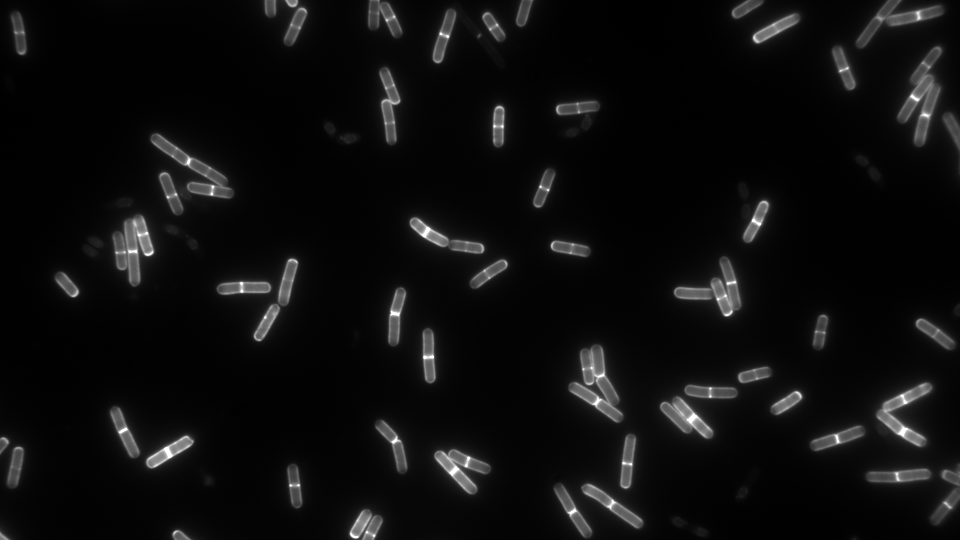
%> input picture testData_Bsubtilis168_HADA_cylinders.tif, 960 x 540 px
$ octave opendata_cylinder_walls.m   (GNU Octave 9; MATLAB toolbox functions it lacks are replaced by stand-ins)
%> lines starting %> are read from the running program, lines starting %| are printed output that depends on the picture; in (x1, y1, x2, y2) boxes, pixels count from 0 and x2, y2 are one past the last pixel; in counts of white or black regions, pixels touching at a corner belong together; the program's own positions count from 1
### fitCylWallParams.m
function beta = fitCylWallParams(X, listI, b0)

maxVar        = 16; % Prevent PSF width getting stuck at high values.
flagFixedBlur = 0;  % Or set to 1 to disallow PSF width from varying.
flagGraph     = 2;  % Which fit graph to plot.

radX   = 0.5;       % X-centre parameter adjustments to consider
radY   = 0.5;
radR   = 0.2*b0(3); % S.L.R. of ellipse
radVar = 0.30*b0(4);
radHt  = 0.1*b0(5);
% radEl  = 0.1;       % ellipticity, meaning shape factor - 1, (c/a - 1)
radPsi = 0.20;      % azimuthal orientation, radians

% b0(5) = max(listI); %
% b0(6) = 0.20        % Force initial ellipticity to promote angle finding
% b0(7) = 0.850;

numberIts = 30;
shift     = 0.95;     % The range 0.9 to 0.95 seems reasonable
shiftCoarse = 0.975;
listParams= zeros(numberIts*2,6);


for lpIts = 1:numberIts
    I     = image_cylWall_Monte(b0, X);
    sumSq = sum((I - listI).^2);       % Quantifies misfit at initial guess

    % Check for sphere radius improvement
    IradHi = image_cylWall_Monte(b0 + [0,0,radR,0,0,0], X);
    IradLo = image_cylWall_Monte(b0 - [0,0,radR,0,0,0], X);
    ssRadH = sum((IradHi - listI).^2);
    ssRadL = sum((IradLo - listI).^2);
    if(ssRadH < sumSq && ssRadH < ssRadL)
        b0(3) = b0(3) + radR/2;
    elseif(ssRadL < sumSq && ssRadL < ssRadH)
        b0(3) = b0(3) - radR/2;
    end
    radR = shift*radR;

    % Check for blur radius (point spread function) improvement
    if(flagFixedBlur ==0) % Skip this is a fixed blur width is being used.
    I     = image_cylWall_Monte(b0, X);
    sumSq = sum((I - listI).^2);
    IvarHi = image_cylWall_Monte(b0 + [0,0,0,radVar,0,0], X);
    IvarLo = image_cylWall_Monte(b0 - [0,0,0,radVar,0,0], X);
    ssVarH = sum((IvarHi - listI).^2);
    ssVarL = sum((IvarLo - listI).^2);
    if(ssVarH < sumSq && ssVarH < ssVarL)
       b0(4) = b0(4) + radVar*0.75;
    elseif(ssVarL < sumSq && ssVarL < ssVarH)
       b0(4) = abs( b0(4) - radVar*0.75 ); % Don't allow -ve (but would be ok)
    end
    radVar = shift*radVar;
    b0(4) = min([b0(4), maxVar]);
    end

    % Check for brightness (signal height) improvement
    I     = image_cylWall_Monte(b0, X);
    sumSq = sum((I - listI).^2);
    IhtHi = image_cylWall_Monte(b0 + [0,0,0,0,radHt,0], X);
    IhtLo = image_cylWall_Monte(b0 - [0,0,0,0,radHt,0], X);
    ssHtH = sum((IhtHi - listI).^2);
    ssHtL = sum((IhtLo - listI).^2);
    if(ssHtH < sumSq && ssHtH < ssHtL)
        b0(5) = b0(5) + radHt/2;
    elseif(ssHtL < sumSq && ssHtL < ssHtH)
         b0(5) = b0(5) - radHt/2;
    end
    radHt = radHt*shift;

    % Check for centre co-ordinate improvement (X-direction)
    I     = image_cylWall_Monte(b0, X);
    sumSq = sum((I - listI).^2);
    IxcHi = image_cylWall_Monte(b0 + [radX,0,0,0,0,0], X);
    IxcLo = image_cylWall_Monte(b0 - [radX,0,0,0,0,0], X);
    ssXcH = sum((IxcHi - listI).^2);
    ssXcL = sum((IxcLo - listI).^2);
    if(ssXcH < sumSq && ssXcH < ssXcL)
        b0(1) = b0(1) + radX/2;
    elseif(ssXcL < sumSq && ssXcL < ssXcH)
         b0(1) = b0(1) - radX/2;
    end
    radX = radX*shiftCoarse;

    % Check for centre co-ordinate improvement (Y-direction)
    I     = image_cylWall_Monte(b0, X);
    sumSq = sum((I - listI).^2);
    IycHi = image_cylWall_Monte(b0 + [0,radY,0,0,0,0], X);
    IycLo = image_cylWall_Monte(b0 - [0,radY,0,0,0,0], X);
    ssYcH = sum((IycHi - listI).^2);
    ssYcL = sum((IycLo - listI).^2);
    if(ssYcH < sumSq && ssYcH < ssYcL)
        b0(2) = b0(2) + radY/2;
    elseif(ssYcL < sumSq && ssYcL < ssYcH)
         b0(2) = b0(2) - radX/2;
    end
    radY = radY*shiftCoarse;

    % Check for azimuthal angle improvement
    I     = image_cylWall_Monte(b0, X);
    sumSq = sum((I - listI).^2);
    IazHi = image_cylWall_Monte(b0 + [0,0,0,0,0,radPsi], X);
    IazLo = image_cylWall_Monte(b0 - [0,0,0,0,0,radPsi], X);
    ssAzH = sum((IazHi - listI).^2);
    ssAzL = sum((IazLo - listI).^2);
    if(ssAzH < sumSq && ssAzH < ssAzL)
        b0(6) = b0(6) + radPsi/2;
    elseif(ssAzL < sumSq && ssAzL < ssAzH)
         b0(6) = b0(6) - radPsi/2;
    end
    radPsi = radPsi*shift;


    listParams(lpIts,:) = b0;

    if(flagGraph == 1)
     figure(7)
     rr = sqrt((X(:,1)-b0(1)).^2 + (X(:,2)-b0(2)).^2);
     plot(rr, listI)
     hold on
       plot(rr,I,'g')
     hold off
     legend('Data','Fit');
    elseif(flagGraph == 2)
     % PLOT INTENSITY vs CROSS SECTION POSITION
     figure(7)
     rr = sqrt((X(:,1)-b0(1)).^2 + (X(:,2)-b0(2)).^2);
     rVecX = (X(:,1)-b0(1));
     rVecY = (X(:,2)-b0(2));
     angle = atan(rVecY./rVecX);
     t = angle + b0(6);

     t(t>(pi/2)) = t(t>(pi/2)) - pi;
     t(t<(-pi/2)) = t(t<(-pi/2)) + pi;
     ySec = rr.*sin(t);

     scatter(ySec, listI, 'bo');
     hold on
       plot(ySec,I,'gx')
     hold off
     xlabel('cross section')
     ylabel('pixel value')

     figure(8)
     scatter(angle, t)
    end
end

% Further iterature to refine radius.
for lpIts = (numberIts+1): (2*numberIts)

    I     = image_cylWall_Monte(b0, X);
    sumSq = sum((I - listI).^2);       % Quantifies misfit at initial guess

    % Check for sphere radius improvement
    IradHi = image_cylWall_Monte(b0 + [0,0,radR,0,0,0], X);
    IradLo = image_cylWall_Monte(b0 - [0,0,radR,0,0,0], X);
    ssRadH = sum((IradHi - listI).^2);
    ssRadL = sum((IradLo - listI).^2);
    if(ssRadH < sumSq && ssRadH < ssRadL)
        b0(3) = b0(3) + radR/2;
    elseif(ssRadL < sumSq && ssRadL < ssRadH)
        b0(3) = b0(3) - radR/2;
    end
    radR = shift*radR;


    % Check for brightness (signal height) improvement
    I     = image_cylWall_Monte(b0, X);
    sumSq = sum((I - listI).^2);
    IhtHi = image_cylWall_Monte(b0 + [0,0,0,0,radHt,0], X);
    IhtLo = image_cylWall_Monte(b0 - [0,0,0,0,radHt,0], X);
    ssHtH = sum((IhtHi - listI).^2);
    ssHtL = sum((IhtLo - listI).^2);
    if(ssHtH < sumSq && ssHtH < ssHtL)
        b0(5) = b0(5) + radHt/2;
    elseif(ssHtL < sumSq && ssHtL < ssHtH)
         b0(5) = b0(5) - radHt/2;
    end
    radHt = radHt*shift;

    listParams(lpIts,:) = b0;

    if(flagGraph == 1)
     figure(7)
     rr = sqrt((X(:,1)-b0(1)).^2 + (X(:,2)-b0(2)).^2);
     plot(rr, listI)
     hold on
       plot(rr,I,'g')
     hold off
     legend('Data','Fit');
    elseif(flagGraph == 2)
     % PLOT INTENSITY vs CROSS SECTION POSITION
     figure(7)
     rr = sqrt((X(:,1)-b0(1)).^2 + (X(:,2)-b0(2)).^2);
     rVecX = (X(:,1)-b0(1));
     rVecY = (X(:,2)-b0(2));
     angle = atan(rVecY./rVecX);
     t = angle + b0(6);

     t(t>(pi/2)) = t(t>(pi/2)) - pi;
     t(t<(-pi/2)) = t(t<(-pi/2)) + pi;
     ySec = rr.*sin(t);

     scatter(ySec, listI, 'bo');
     hold on
       plot(ySec,I,'rx')
     hold off
     xlabel('Cross section, px', 'fontSize', 16)
     ylabel('Pixel value', 'fontSize', 16)
     legend('Image data','Model fit')
    end
end


beta = b0;

end

### image_cylWall_Monte.m
function I = image_cylWall_Monte(b0, X)

flagShowModelImages = 0;

% CYLINDER PARAMETERS
xcen   = b0(1);
ycen   = b0(2);
cylrad = b0(3);
var    = b0(4);
height = b0(5);
psi    = b0(6);

myBox = evalin('base', 'myBox');
maxdiag = evalin('base','maxdiag');

arblength = maxdiag; % pixels
twoSS     = 2*abs(var);
a         = cylrad;
nPoints   = 10000;  % Number of fluorophores to simulate

% FORWARD MODEL FOR PIXEL VALUES
% Relevant Distances from pixels (centre of each pixel)
% rr   =  distance from cylinder centre
% chi  =  angle with cylinder axis
% rCyl =  distance from cylinder axis along XY plane


theta = 2*pi*rand(nPoints,1);
surfYp = a*sin(theta);
surfXp = 2*arblength*(rand(nPoints,1)-0.5);
surfZ = a*cos(theta);

surfX = surfXp.*cos(psi) + surfYp.*sin(psi)  + xcen; % Rotate about Z-axis
surfY = -surfXp.*sin(psi) + surfYp.*cos(psi) + ycen;

I = zeros(size(X,1), 1); % Bod

for lp = 1:nPoints
    if(1)
      twoSS = 2*abs(var)*(1+(surfZ(lp)/4).^2);
    end
    dispsSq = ( (surfX(lp) - X(:,1) ).^2 + ...
                (surfY(lp) - X(:,2) ).^2 + ....
                (1/11)*(surfZ(lp)).^2 ); % z-PSF, Zhang 2007, NA 1.4 WFFM n 1.33

    ints  = exp(-(dispsSq)./twoSS);
    I = I + ints;
end

I = I * height / max( I(:) );


if(flagShowModelImages)
  im = zeros(myBox(4), myBox(3));
  for lp = 1:length(I)
    im(X(lp,2),X(lp,1)) = I(lp);
  end
  figure(9)
  imagesc(im); % Note transpose for image orientation!
  colormap(gray)
  % figure(10)
  % scatter3(surfX, surfY, surfZ)
end

end

### opendata_cylinder_walls.m
% opendata_cylinder_walls
% Demo of cylindrical shell localisation microscopy on sample image data
%
% Eric Rees 2016 (University of Cambridge)
% CC-BY
%
% Sample data: Bob Turner, University of Sheffield
% Further work: James Manton, University of Cambridge
%
% OUTLINE
%
%    This script analyses a pre-defined region of sample image data
%  using cylindrical fluorescent shell localisation microscopy
%
%    This script generates the cylindrical shell figures for a paper
%  provisionally called:
%
%   "ELM: super-resolution analysis of wide-field
%   images of fluorescent shell structures"
%
% INSTRUCTIONS
%  1  Ensure this script is in a folder together with the following files:
%      image_cylWall_Monte.m  (forward model for image of cylinder)
%      fitCylWallParams.m     (method to fit parameters of model to data)
%      testData_Bsubtilis168_HADA_cylinders.tif  (sample data)
%  2  Run this script in Matlab
%
% REFERENCE
%    This method is related to Ellipsoid Localisation Microscopy (ELM),
%   except the forward model here is for a cylindrical fluorescent shell.
%    The original ELM paper for spores is published open-access at:
%   http://www.cell.com/biophysj/fulltext/S0006-3495(15)00993-5  or:
%   http://dx.doi.org/10.1016/j.bpj.2015.09.023
%
%   Please cite as appropriate
%
% METHOD
%  1  Read in sample image data
%  2  Select a (pre-defined) region of image data for fitting
%     The region contains a section in the middle of the image of a
%     cylindrical fluorescent shell, excluding the ends
%  3  Fit cylindrical shell model to image data
%  4  Produce graph and figure output comparing data and fitted model
%  5  Produce super-resolved reconstruction (possibly with overlay).
%


% 1  INPUT
%    Read in the sample frame of image data

fileIn   = 'testData_Bsubtilis168_HADA_cylinders.tif'; % is RGB uint16
imDat    = imread(fileIn);
%> imDat is the input picture: size 540x960 uint16; min 956, max 65535, mean 4504.1
imDatCp  = mean(imDat,3); % Make a grey copy, as double, for analysis

figure(1)
  imagesc(imDatCp);
  colormap(gray);


% 2  ANALYSIS part 1
%    Select a region of image data
%

% Define a region with corners [xi, yi], pre-chosen by roipoly and copied:
xi = [263.3909; 280.3820; 271.8864; 253.9513; 263.3909];
yi = [312.9345; 317.0948; 337.0639; 330.4076; 312.9345];

% Create a logical mask for imDatCp from vertices [xi, yi]:
myMask = poly2mask(xi, yi, size(imDatCp,1), size(imDatCp,2));

% Identify x- and y-indexes of each pixel selected in the mask:
[XX,YY] = meshgrid(1:size(imDatCp,2), 1:size(imDatCp,1) );
  listX = XX(myMask);
%> listX = 372 values from 255 to 280
  listY = YY(myMask);

% For plotting figures using only a selected region of imDatCp:
myBox = [min(listX), min(listY), max(listX)-min(listX), max(listY)-min(listY)];
%> myBox = [255 314 25 23]
myROI      = imcrop(imDatCp, myBox );
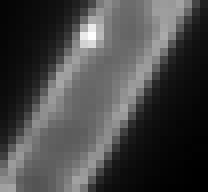
%> myROI: size 24x26 double (shown 8 times larger); min 3519, max 65535, mean 20652.3; drawn with min black and max white
background = median(myROI(myROI<mean(myROI(:))));
%> background = 6910
maskBact   = (myROI>mean(myROI(:)));
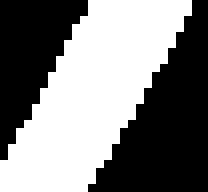
%> maskBact: size 24x26 logical (shown 8 times larger); 49.8% white; 1 white region, box (x1, y1, x2, y2) and area: (0, 0, 24, 24) 311
mySig      = myROI - background;    % 'signal' may be wanted later

listX = listX + 1 - min(listX(:));  % x-indexes in cropped data, myROI
%> listX = 372 values from 1 to 26
listY = listY + 1 - min(listY(:));

listI   = imDatCp(myMask);
%> listI = 372 values, max 65535 at index 138, min 5089 at index 284, mean 24953.9
bgFloor = min(listI);               % Floor background keeps listI >=0
%> bgFloor = 5089
listI   = listI - bgFloor;
%> listI = 372 values, max 60446 at index 138, min 0 at index 284, mean 19864.9

X       = [listX, listY];           % Put (x,y) coordinates in 1 array
maxdiag = sqrt(max(listX)-min(listX)^2 + (max(listY)-min(listY))^2);
%> maxdiag = 23.54

figure(2)
  imagesc(mySig);                        % Show raw image data
  colormap(gray);
  title('Region of image data')
hold on
  plot(xi - min(xi), yi - min(yi), 'g'); % draw region of interest
hold off

figure(3)
  imagesc(maskBact)                      % Show masked region
  title('Mask of approximate bacteria location')


% 3  ANALYSIS part 2
%    Fit a cylindrical fluorescent shell model to the segment

% Obtain a first guess of cylinder position and orientation from the mask
stats = regionprops(maskBact,'Area','Orientation','Centroid');
%> stats = 1 region; Area, Centroid and Orientation: 311 [12 12.3] 55.1
  areas       = cat(1, stats.Area);
%> areas = 311
  orientations= cat(1, stats.Orientation);
%> orientations = 55.1
  centroids   = cat(1, stats.Centroid); % X or col, Y or row
%> centroids = [12.05 12.3]

guessX      = centroids(1,1);
%> guessX = 12.05
guessY      = centroids(1,2);
%> guessY = 12.3
guessR      = sqrt(areas(1))/3.1;
%> guessR = 5.69
guessVar    = 5;                   % 'sigma squared' in Gaussian PSF
guessHeight = max(listI(:));
%> guessHeight = 60446
guessPsi    = orientations(1)*(pi/180); % radians (this is far from perfect!)
%> guessPsi = 0.962

% Assemble the 1st-guess cylinder shell parameters for fitting
b0 = [guessX, guessY, guessR, guessVar, guessHeight, guessPsi];
%> b0 = [12.05 12.3 5.69 5 60446 0.962]

% CALL ITERATIVE FITTING METHOD
% Fit cylinder parameters by inverse modelling:
beta = fitCylWallParams(X, listI, b0(1:6)); % Heuristic least square method
%> in fitCylWallParams, `radR   = 0.2*b0(3);`: radR = 1.14
%> in fitCylWallParams, `radVar = 0.30*b0(4);`: radVar = 1.5
%> in fitCylWallParams, `radHt  = 0.1*b0(5);`: radHt = 6044.6
%> (the run ends here)
